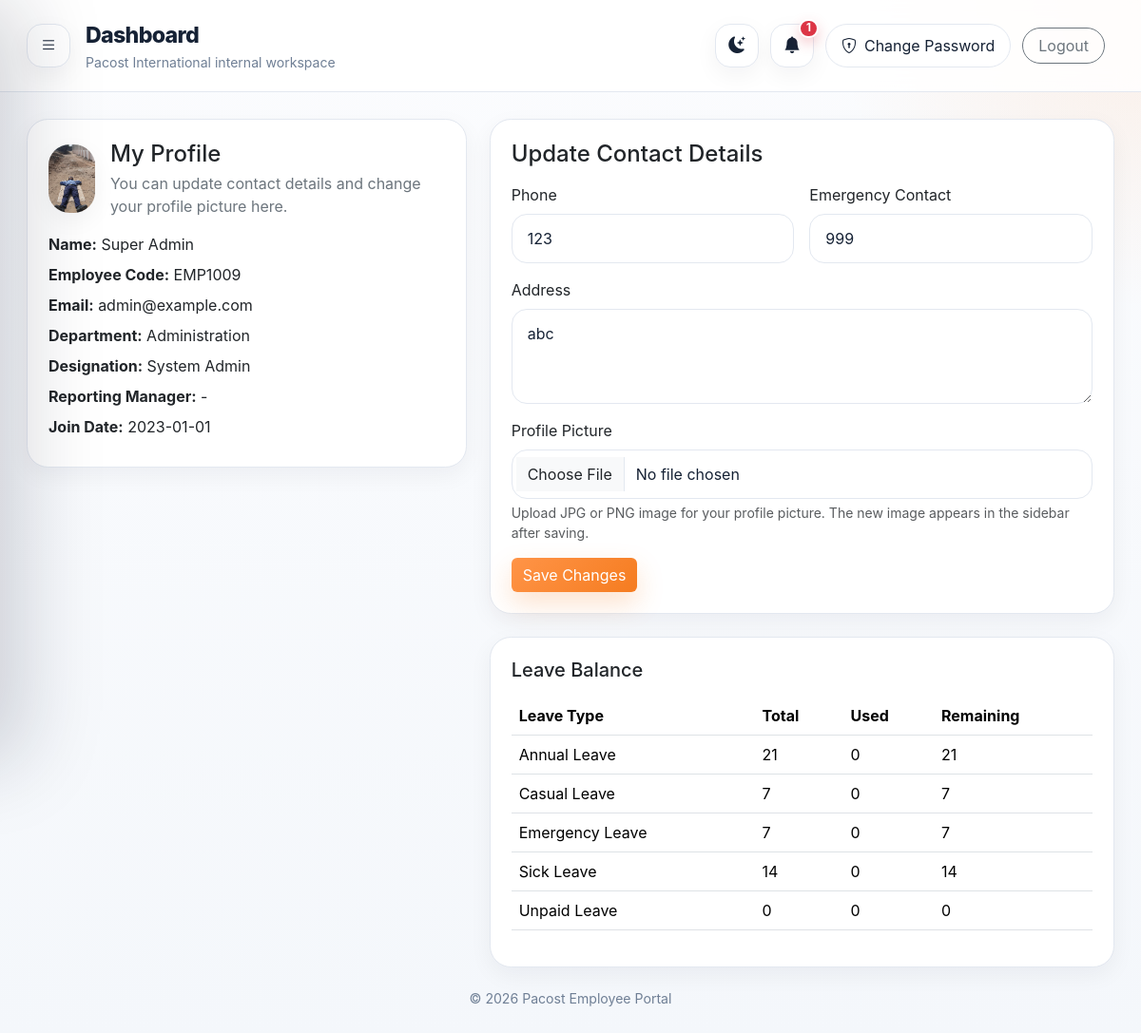
Page /profile (signed in) on the committed database.
### tables this page shows
CREATE TABLE users (
    id INTEGER PRIMARY KEY AUTOINCREMENT,
    full_name TEXT NOT NULL,
    email TEXT NOT NULL UNIQUE,
    employee_code TEXT NOT NULL UNIQUE,
    password_hash TEXT NOT NULL,
    role TEXT NOT NULL CHECK(role IN ('employee', 'manager', 'hr', 'admin')),
    department_id INTEGER,
    designation_id INTEGER,
    manager_id INTEGER,
    phone TEXT,
    address TEXT,
    emergency_contact TEXT,
    join_date TEXT,
    monthly_basic REAL NOT NULL DEFAULT 0,
    default_allowances REAL NOT NULL DEFAULT 0,
    deduction_per_absent REAL NOT NULL DEFAULT 0,
    deduction_per_late REAL NOT NULL DEFAULT 0,
    is_active INTEGER NOT NULL DEFAULT 1, avatar_filename TEXT,
    FOREIGN KEY (department_id) REFERENCES departments (id),
    FOREIGN KEY (designation_id) REFERENCES designations (id),
    FOREIGN KEY (manager_id) REFERENCES users (id)
);

CREATE TABLE departments (
    id INTEGER PRIMARY KEY AUTOINCREMENT,
    name TEXT NOT NULL UNIQUE
);

CREATE TABLE designations (
    id INTEGER PRIMARY KEY AUTOINCREMENT,
    name TEXT NOT NULL UNIQUE
);

CREATE TABLE leave_balances (
    id INTEGER PRIMARY KEY AUTOINCREMENT,
    user_id INTEGER NOT NULL,
    leave_type_id INTEGER NOT NULL,
    total_days INTEGER NOT NULL DEFAULT 0,
    used_days INTEGER NOT NULL DEFAULT 0,
    remaining_days INTEGER NOT NULL DEFAULT 0,
    FOREIGN KEY (user_id) REFERENCES users (id),
    FOREIGN KEY (leave_type_id) REFERENCES leave_types (id)
);

CREATE TABLE leave_types (
    id INTEGER PRIMARY KEY AUTOINCREMENT,
    name TEXT NOT NULL UNIQUE,
    annual_quota INTEGER NOT NULL DEFAULT 0,
    is_paid INTEGER NOT NULL DEFAULT 1
);

### app.py (the view, shortened to what this page needs)
@app.route("/profile", methods=["GET", "POST"])
@login_required
def profile():
    user = current_user()
    db = get_db()
    balances = db.execute("SELECT lb.*, lt.name AS leave_type_name FROM leave_balances lb JOIN leave_types lt ON lb.leave_type_id=lt.id WHERE lb.user_id=? ORDER BY lt.name", (user["id"],)).fetchall()
    return render_template("profile.html", balances=balances)

### app.py (called while the page is built)
def get_db() -> sqlite3.Connection:
    if "db" not in g:
        g.db = sqlite3.connect(DATABASE)
        g.db.row_factory = sqlite3.Row
        ensure_schema(g.db)
    return g.db

def current_user() -> sqlite3.Row | None:
    user_id = session.get("user_id")
    if not user_id:
        return None
    return get_db().execute(
        """
        SELECT u.*, d.name AS department_name, ds.name AS designation_name, m.full_name AS manager_name
        FROM users u
        LEFT JOIN departments d ON u.department_id = d.id
        LEFT JOIN designations ds ON u.designation_id = ds.id
        LEFT JOIN users m ON u.manager_id = m.id
        WHERE u.id = ?
        """,
        (user_id,),
    ).fetchone()

def login_required(view):
    @wraps(view)
    def wrapped_view(**kwargs):
        if current_user() is None:
            return redirect(url_for("login"))
        return view(**kwargs)
    return wrapped_view

@app.context_processor
def inject_globals():
    user = current_user()
    settings = None
    unread_count = 0
    if user:
        db = get_db()
        try:
            settings = db.execute("SELECT * FROM company_settings ORDER BY id DESC LIMIT 1").fetchone()
            unread_count = db.execute("SELECT COUNT(*) AS c FROM notifications WHERE user_id=? AND is_read=0", (user["id"],)).fetchone()["c"]
        except sqlite3.OperationalError:
            settings = None
    return {"current_user": user, "year": date.today().year, "settings": settings, "unread_notification_count": unread_count}

### templates/profile.html
{% extends 'base.html' %}
{% block content %}
<div class="row g-4">
  <div class="col-lg-5">
    <div class="card border-0 shadow-sm rounded-4">
      <div class="card-body">
        <div class="d-flex align-items-center gap-3 mb-3">
          {% if current_user.avatar_filename %}
            <img class="profile-avatar-lg" src="{{ url_for('uploaded_file', filename=current_user.avatar_filename) }}" alt="{{ current_user.full_name }}">
          {% else %}
            <div class="profile-avatar-lg profile-avatar-placeholder">{{ current_user.full_name[:1] }}</div>
          {% endif %}
          <div>
            <h4 class="mb-1">My Profile</h4>
            <div class="text-secondary">You can update contact details and change your profile picture here.</div>
          </div>
        </div>
        <div class="mb-2"><strong>Name:</strong> {{ current_user.full_name }}</div>
        <div class="mb-2"><strong>Employee Code:</strong> {{ current_user.employee_code }}</div>
        <div class="mb-2"><strong>Email:</strong> {{ current_user.email }}</div>
        <div class="mb-2"><strong>Department:</strong> {{ current_user.department_name or '-' }}</div>
        <div class="mb-2"><strong>Designation:</strong> {{ current_user.designation_name or '-' }}</div>
        <div class="mb-2"><strong>Reporting Manager:</strong> {{ current_user.manager_name or '-' }}</div>
        <div class="mb-2"><strong>Join Date:</strong> {{ current_user.join_date or '-' }}</div>
      </div>
    </div>
  </div>
  <div class="col-lg-7">
    <div class="card border-0 shadow-sm rounded-4 mb-4">
      <div class="card-body">
        <h4 class="mb-3">Update Contact Details</h4>
        <form method="post" enctype="multipart/form-data">
          <div class="row g-3">
            <div class="col-md-6">
              <label class="form-label">Phone</label>
              <input class="form-control" name="phone" value="{{ current_user.phone or '' }}">
            </div>
            <div class="col-md-6">
              <label class="form-label">Emergency Contact</label>
              <input class="form-control" name="emergency_contact" value="{{ current_user.emergency_contact or '' }}">
            </div>
            <div class="col-12">
              <label class="form-label">Address</label>
              <textarea class="form-control" name="address" rows="3">{{ current_user.address or '' }}</textarea>
            </div>
            <div class="col-12">
              <label class="form-label">Profile Picture</label>
              <input class="form-control" type="file" name="profile_picture" accept="image/png,image/jpeg,.png,.jpg,.jpeg">
              <div class="form-text">Upload JPG or PNG image for your profile picture. The new image appears in the sidebar after saving.</div>
            </div>
            <div class="col-12">
              <button class="btn btn-primary">Save Changes</button>
            </div>
          </div>
        </form>
      </div>
    </div>
    <div class="card border-0 shadow-sm rounded-4">
      <div class="card-body">
        <h5 class="mb-3">Leave Balance</h5>
        <div class="table-responsive">
          <table class="table">
            <thead><tr><th>Leave Type</th><th>Total</th><th>Used</th><th>Remaining</th></tr></thead>
            <tbody>
              {% for row in balances %}
              <tr>
                <td>{{ row.leave_type_name }}</td>
                <td>{{ row.total_days }}</td>
                <td>{{ row.used_days }}</td>
                <td>{{ row.remaining_days }}</td>
              </tr>
              {% endfor %}
            </tbody>
          </table>
        </div>
      </div>
    </div>
  </div>
</div>
{% endblock %}

### templates/base.html (shortened to what this page needs)
<!doctype html>
<html lang="en" data-theme="light">
<head>
  <link href="https://cdn.jsdelivr.net/npm/bootstrap@5.3.3/dist/css/bootstrap.min.css" rel="stylesheet">
  <link href="https://cdn.jsdelivr.net/npm/bootstrap-icons@1.11.3/font/bootstrap-icons.css" rel="stylesheet">
  <link rel="stylesheet" href="{{ url_for('static', filename='css/style.css') }}">
</head>
<body class="{% if current_user %}portal-body{% else %}login-body{% endif %}">
  {% if current_user %}
  <div class="app-layout">
    <div class="main-shell">
      <header class="topbar-shell">
        <div class="topbar-left">
          <button class="menu-toggle" type="button" onclick="toggleSidebar()">
            <i class="bi bi-list"></i>
          </button>
          <div>
            <div class="topbar-title">{{ title or 'Dashboard' }}</div>
            <div class="topbar-subtitle">Pacost International internal workspace</div>
          </div>
        </div>
        <div class="topbar-right">
          <button class="theme-toggle" type="button" onclick="toggleTheme()" title="Switch theme">
            <i class="bi bi-moon-stars-fill"></i>
          </button>
          <a class="topbar-icon" href="{{ url_for('notifications_view') }}" title="Notifications">
            <i class="bi bi-bell-fill"></i>
            {% if unread_notification_count %}<span class="notification-dot">{{ unread_notification_count }}</span>{% endif %}
          </a>
          <a class="btn btn-soft-pill" href="{{ url_for('change_password') }}"><i class="bi bi-shield-lock me-2"></i>Change Password</a>
          <a class="btn btn-outline-secondary rounded-pill px-3" href="{{ url_for('logout') }}">Logout</a>
        </div>
      </header>
      <main class="content-shell">
        {% block content %}{% endblock %}
        <div class="footer-note">© {{ year }} Pacost Employee Portal</div>
      </main>
    </div>
  </div>
  {% else %}
    <main class="public-shell">{% block public_content %}{% endblock %}</main>
  {% endif %}
</body>
</html>

### static/css/style.css (style rules this page uses)
:root { --bg:#f4f7fb; --panel:#ffffff; --panel-2:#fbfcfe; --text:#162235; --muted:#6f7f95; --line:#e3e8f0; --primary:#f57c20; --primary-soft:#fff1e6; --navy:#152235; --navy-2:#1d2d46; --shadow:0 18px 50px rgba(15,23,42,.08); --shadow-soft:0 8px 24px rgba(15,23,42,.05); }
* { box-sizing:border-box }
html,body { height:100% }
body { margin:0; background: radial-gradient(circle at top right, rgba(245,124,32,.10), transparent 20%), linear-gradient(180deg,var(--panel-2) 0%, var(--bg) 100%); color:var(--text); font-family: Inter,system-ui,-apple-system,"Segoe UI",Roboto,Arial,sans-serif; }
a { text-decoration:none }
.portal-body { overflow-x:hidden }
.app-layout { display:grid;grid-template-columns:290px 1fr;min-height:100vh }
.main-shell { display:flex;flex-direction:column;min-width:0 }
.topbar-shell { display:flex;align-items:center;justify-content:space-between;gap:20px; padding:20px 28px;background:color-mix(in srgb, var(--panel) 84%, transparent);backdrop-filter:blur(12px); border-bottom:1px solid var(--line);position:sticky;top:0;z-index:30 }
.topbar-left { display:flex;align-items:center;gap:16px }
.topbar-title { font-size:1.45rem;font-weight:800;letter-spacing:-.03em }
.topbar-subtitle { font-size:.88rem;color:var(--muted) }
.menu-toggle,.theme-toggle,.topbar-icon { width:46px;height:46px;border:none;border-radius:16px;background:var(--panel);box-shadow:var(--shadow-soft); color:var(--text);display:flex;align-items:center;justify-content:center;font-size:1.1rem;border:1px solid var(--line); position:relative;overflow:visible;flex:0 0 46px }
.theme-toggle { cursor:pointer }
.menu-toggle { display:none }
.topbar-right { display:flex;align-items:center;gap:12px;flex-wrap:wrap;padding-right:10px;overflow:visible }
.notification-dot { position:absolute;top:-6px;right:-6px;background:#dc3545;color:#fff;border-radius:999px;min-width:20px;height:20px; padding:0 6px;display:flex;align-items:center;justify-content:center;font-size:.72rem;font-weight:700; border:2px solid var(--panel);box-shadow:0 6px 14px rgba(220,53,69,.25);z-index:2 }
.content-shell { padding:28px }
.footer-note { padding:22px 6px 8px;text-align:center;color:var(--muted);font-size:.88rem }
.btn-soft,.btn-soft-pill { background:var(--panel);border:1px solid var(--line);border-radius:999px;padding:.6rem 1rem;color:var(--text) }
.card { background:var(--panel)!important;border:1px solid var(--line)!important;box-shadow:var(--shadow-soft)!important;border-radius:1.4rem!important }
.card-body { padding:22px!important }
.table { color:var(--text) }
.table thead th { white-space:nowrap }
.form-control,.form-select { border-radius:16px;border-color:var(--line);padding:.82rem 1rem;background:var(--panel);color:var(--text) }
.btn-primary { background:linear-gradient(135deg,#ff9447 0%, #f57c20 100%);border:none;box-shadow:0 12px 28px rgba(245,124,32,.22) }
@media (max-width:1200px) { .app-layout { grid-template-columns:1fr } }
@media (max-width:1200px) { .menu-toggle { display:flex } }
.profile-avatar-lg { width:72px;height:72px;border-radius:22px;object-fit:cover;box-shadow:var(--shadow-soft) }

### rows in the picture
users: avatar_filename (picture), full_name "Super Admin", employee_code "EMP1009", email "admin@example.com", join_date "2023-01-01", phone "123", emergency_contact "999", address "abc"
departments: name "Administration"
designations: name "System Admin"
leave_balances: leave_type_name "Annual Leave", total_days "21", used_days "0", remaining_days "21"
leave_balances: leave_type_name "Casual Leave", total_days "7", used_days "0", remaining_days "7"
leave_balances: leave_type_name "Emergency Leave", total_days "7", used_days "0", remaining_days "7"
leave_balances: leave_type_name "Sick Leave", total_days "14", used_days "0", remaining_days "14"
leave_balances: leave_type_name "Unpaid Leave", total_days "0", used_days "0", remaining_days "0"

### other values in the picture
{{ title or 'Dashboard' }} "Dashboard"
{{ unread_notification_count }} "1"
{{ current_user.manager_name or '-' }} "-"
